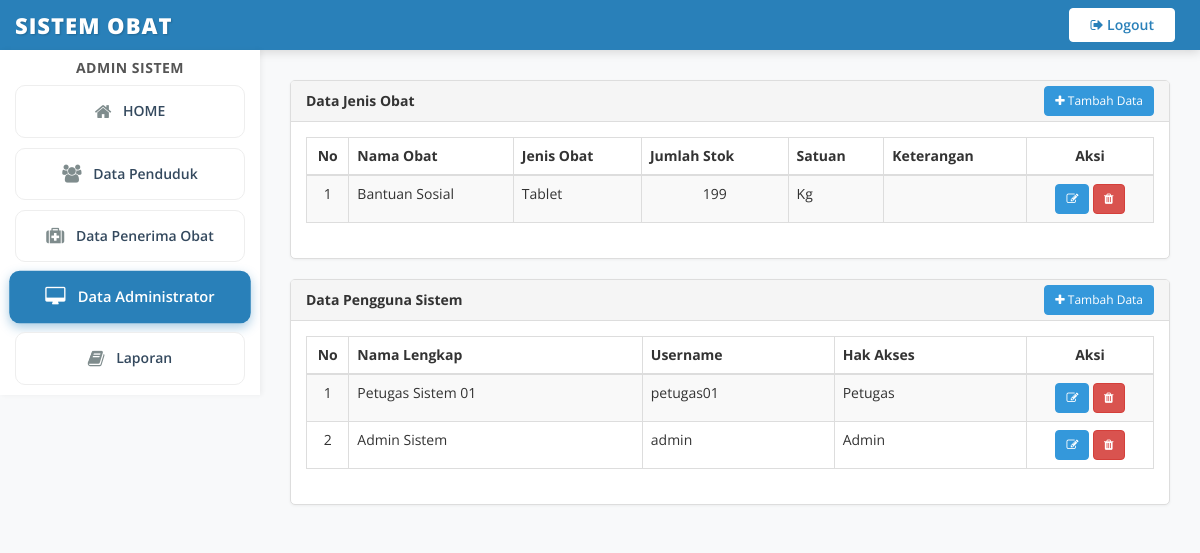
/?page=dataadmin (signed in), run on the app's committed database.
### tables this page shows
CREATE TABLE `tb_user` (
  `id_user` int(11) NOT NULL,
  `id_role` int(11) NOT NULL,
  `username` varchar(100) NOT NULL,
  `password` varchar(100) NOT NULL,
  `hak_akses` varchar(50) NOT NULL,
  `nama_user` varchar(100) NOT NULL,
  `lastupdated` datetime NOT NULL
);

CREATE TABLE `tb_jenisbantuan` (
  `id_jenisbantuan` int(11) NOT NULL,
  `nama_jenisbantuan` varchar(100) NOT NULL,
  `jenis` varchar(50) NOT NULL,
  `jumlah_bantuan` int(11) NOT NULL,
  `satuan` varchar(50) NOT NULL,
  `keterangan` varchar(100) NOT NULL,
  `lastupdated` datetime NOT NULL
);

CREATE TABLE `tb_role` (
  `id_role` int(11) NOT NULL,
  `nama_role` varchar(100) NOT NULL
);

### administrator.php (the view, shortened to what this page needs)
<div class="row">
    <div class="col-md-12">
        <div class="panel panel-default">
            <div class="panel-heading">
                Data Jenis Obat
                <button class="btn btn-primary btn-sm pull-right" data-toggle="modal" data-target="#modalTambahBantuan" style="margin-top: -5px;">
                    <i class="fa fa-plus"></i> Tambah Data
                </button>
            </div>
            <div class="panel-body">
                <div class="table-responsive">
                    <table class="table table-striped table-bordered table-hover dataTables_jenis" id="dataTables_jenis">
                        <thead>
                            <tr>
                                <th class="text-center" width="5%">No</th>
                                <th>Nama Obat</th>
                                <th>Jenis Obat</th>
                                <th>Jumlah Stok</th>
                                <th>Satuan</th>
                                <th>Keterangan</th>
                                <th class="text-center" width="15%">Aksi</th>
                            </tr>
                        </thead>
                        <tbody>
                            <?php
                                $nomor=1;
                                $ambil=$koneksi->query("SELECT * FROM tb_jenisbantuan ORDER BY lastupdated DESC");
                                while($pecah=$ambil->fetch_assoc()){
                            ?>
                            <tr>
                                <td class="text-center"><?php echo $nomor;?></td>
                                <td><?php echo $pecah['nama_jenisbantuan'];?></td>
                                <td><?php echo $pecah['jenis'];?></td>
                                <td class="text-center"><?php echo $pecah['jumlah_bantuan'];?></td>
                                <td><?php echo $pecah['satuan'];?></td>
                                <td><?php echo $pecah['keterangan'];?></td>
                                <td class="text-center">
                                    <button class="btn btn-info btn-sm edit_jenis" data-id="<?php echo $pecah['id_jenisbantuan'];?>" title="Edit"><i class="fa fa-edit"></i></button >
                                    <button class="btn btn-danger btn-sm hapus_jenis" data-id="<?php echo $pecah['id_jenisbantuan'];?>" title="Hapus"><i class="fa fa-trash"></i></button>
                                </td>
                            </tr>
                            <?php
                                $nomor++;}
                            ?>
                        </tbody>
                    </table>
                </div>
            </div>
        </div>
    </div>
</div>
<div class="row">
    <div class="col-md-12">
        <div class="panel panel-default">
            <div class="panel-heading">
                Data Pengguna Sistem
                <button class="btn btn-primary btn-sm pull-right" data-toggle="modal" data-target="#modalTambahuser" style="margin-top: -5px;">
                    <i class="fa fa-plus"></i> Tambah Data
                </button>
            </div>
            <div class="panel-body">
                <div class="table-responsive">
                    <table class="table table-striped table-bordered table-hover dataTables_user" id="dataTables_user">
                        <thead>
                            <tr>
                                <th class="text-center" width="5%">No</th>
                                <th>Nama Lengkap</th>
                                <th>Username</th>
                                <th>Hak Akses</th>
                                <th class="text-center" width="15%">Aksi</th>
                            </tr>
                        </thead>
                        <tbody>
                            <?php
                                $nomor=1;
                                $ambil=$koneksi->query("SELECT * FROM tb_user usr JOIN tb_role rl ON usr.id_role=rl.id_role ORDER BY usr.lastupdated DESC");
                                while($pecah=$ambil->fetch_assoc()){
                            ?>
                            <tr>
                                <td class="text-center"><?php echo $nomor;?></td>
                                <td><?php echo $pecah['nama_user'];?></td>
                                <td><?php echo $pecah['username'];?></td>
                                <td><?php echo ucwords($pecah['nama_role']);?></td>
                                <td class="text-center">
                                    <button class="btn btn-info btn-sm edit_user" data-id="<?php echo $pecah['id_user'];?>" title="Edit"><i class="fa fa-edit"></i></button >
                                    <button class="btn btn-danger btn-sm hapus_user" data-id="<?php echo $pecah['id_user'];?>" title="Hapus"><i class="fa fa-trash"></i></button>
                                </td>
                            </tr>
                            <?php
                                $nomor++;}
                            ?>
                        </tbody>
                    </table>
                </div>
            </div>
        </div>
    </div>
</div>

### index.php (shortened to what this page needs)
<?php
include "koneksi.php";
?>
<!DOCTYPE html>
<html xmlns="http://www.w3.org/1999/xhtml">
<head>
    <link href="assets/css/bootstrap.css" rel="stylesheet" />
    <link href="assets/css/font-awesome.css" rel="stylesheet" />
    <link href="assets/js/morris/morris-0.4.3.min.css" rel="stylesheet" />
    <link href="assets/css/custom.css" rel="stylesheet" />
    <link href="assets/js/dataTables/dataTables.bootstrap.css" rel="stylesheet" />
    <link rel="stylesheet" href="assets/css/datepicker.css">
</head>
<body>
	<div id="wrapper">
        <?php
            $id_user = $_SESSION['user']['id_user'];
            $akses=$koneksi->query("SELECT * FROM tb_user usr LEFT JOIN tb_role rol ON usr.id_role=rol.id_role where usr.id_user='$id_user'");
            $data=$akses->fetch_assoc();
        ?>
        <nav class="navbar navbar-default navbar-cls-top " role="navigation" style="margin-bottom: 0">
                <a class="navbar-brand" href="index.php" style="font-size: 22px;">
                    Sistem Obat
                </a>
                <div class="header-right">
                    <a href="logout.php" class="btn btn-logout-custom"><i class="fa fa-sign-out"></i> Logout</a>
                </div>
        </nav>
        <nav class="navbar-default navbar-side" role="navigation">
            <div class="sidebar-collapse">
                <ul class="nav" id="main-menu">
                    <li class="text-center">
                        <h5 class="user-profile-name"><?php echo $data['nama_user']; ?></h5>
                    </li>
                    <li>
                        <a href="index.php" id="btn_home"><i class="fa fa-home icon-home"></i>  HOME</a>
                    </li>
                    <?php
                        if ($data["nama_role"]=="admin") {
                            echo '
                            <li>
                                <a  href="?page=datapenduduk" id="btn_penduduk"><i class="fa fa-group icon-penduduk"></i> Data Penduduk</a>
                            </li>
                            <li>
                                <a  href="?page=datapenerimabantuan" id="btn_penerima"><i class="fa fa-medkit icon-penerima"></i>  Data Penerima Obat</a>
                            </li>
                            <li>
                                <a  href="?page=dataadmin" id="btn_admin"><i class="fa fa-desktop icon-admin"></i>  Data Administrator</a>
                            </li>';
                        }
                    ?>
                    <li>
                        <a href="?page=laporan" id="btn_laporan"><i class="fa fa-book icon-laporan"></i>  Laporan</a>
                    </li>
                </ul>
            </div>
        </nav>
        <div id="page-wrapper">
            <div class="row">
                <div class="col-md-12">
                    <?php
                        $page = $_GET['page'];
                        $aksi = $_GET['aksi'];
                        if ($page == ""){
                            include "home.php";
                        }elseif($page == "laporan") {
                            include "laporan.php";
                        }elseif($data['nama_role'] == 'admin'){
                            if ($page == "datapenduduk") {
                                if ($aksi == ""){
                                    include "penduduk.php";
                                }elseif ($aksi=="tambahdata") {
                                    include "tambahpenduduk.php";
                                }elseif ($aksi == "editdata") {
                                    include "editpenduduk.php";
                                }
                            }elseif($page == "datapenerimabantuan") {
                                include "penerimabantuan.php";
                            }elseif($page == "dataadmin") {
                                include "administrator.php";
                            }elseif($page == "admin/databantuan") {
                                include "jenisbantuan.php";
                            }elseif($page == "admin/datapengguna") {
                                include "pengguna.php";
                            } else {
                                include "home.php";
                            }
                        } else {
                            echo "<h3>Akses ditolak!</h3>";
                        }
                    ?>
                </div>
            </div>
        </div>
	</div>
</body>
</html>

### assets/css/custom.css (style rules this page uses)
body { font-family: 'Open Sans', sans-serif; background-color: #f8f9fa; color: #333; }
#wrapper { width: 100%; background: #f8f9fa; }
#page-wrapper { padding: 25px 30px; min-height: 100vh; background: #f8f9fa; }
.header-right { float: right; padding: 8px 25px; }
.btn-logout-custom { background-color: #fff; color: #2980b9; border: 1px solid #fff; border-radius: 25px; padding: 6px 20px; font-weight: 600; transition: all 0.3s ease; }
.active-menu { background: #2980b9 !important; color: #fff !important; box-shadow: 0 4px 10px rgba(41, 128, 185, 0.4); border: none !important; transform: scale(1.05) !important; }
.active-menu i { color: #fff !important; }
.sidebar-collapse , .sidebar-collapse .nav { background:none; }
.sidebar-collapse .nav { padding:0; }
.sidebar-collapse .nav > li > a { color: #34495e; background: #fff; text-shadow:none; transition: all 0.3s ease; margin: 10px 15px; border-radius: 10px; font-weight: 600; text-align: center; border: 1px solid #eee; }
.sidebar-collapse > .nav > li > a { padding:15px 10px; }
.sidebar-collapse > .nav > li { border-bottom: none; }
.navbar-side { border:none; background-color: #ffffff !important; box-shadow: 2px 0 5px rgba(0,0,0,0.05); }
.navbar-cls-top { background: #2980b9 !important; border-bottom: none; box-shadow: 0 2px 10px rgba(0,0,0,0.15); }
.navbar-brand { color: #fff; font-weight: 800; font-size: 24px; letter-spacing: 1px; text-transform: uppercase; text-shadow: 1px 1px 2px rgba(0,0,0,0.2); }
.navbar-default { border:0px solid black; }
.nav > li > a > i { margin-right: 8px; width: auto; font-size: 18px; vertical-align: middle; position: relative; top: -1px; }
.icon-home, .icon-penduduk, .icon-penerima, .icon-admin, .icon-laporan { color: #7f8c8d; }
.panel-default { border-color: #ddd; box-shadow: 0 1px 3px rgba(0,0,0,0.05); border-radius: 5px; }
.panel-heading { background-color: #f5f5f5; border-bottom: 1px solid #ddd; font-weight: bold; color: #555; }
.btn { border-radius: 4px; transition: all 0.3s ease; -webkit-transition: all 0.3s ease; }
.btn-info { background-color: #3498db; border-color: #3498db; }
.btn-primary { background-color: #3498db; border-color: #3498db; }
.table-striped>tbody>tr:nth-of-type(odd) { background-color: #f9f9f9; }
.table>thead>tr>th { border-bottom: 2px solid #ddd; font-weight: bold; }
.user-profile-name { color: #555; font-weight: 700; margin-top: 10px; text-transform: uppercase; letter-spacing: 0.5px; }
@media (min-width:768px) { #page-wrapper { margin: 0 0 0 260px; padding: 30px 30px; } }
@media (min-width:768px) { .navbar-side { z-index: 1; position: absolute; width: 260px; } }
@media (min-width:768px) { .navbar { border-radius: 0px; } }
@media (min-width:768px) { #page-wrapper { min-height: 100vh; } }

### data on the page
tb_user: nama_user "ADMIN SISTEM", nama_user "Admin Sistem", username "admin", id_role.nama_role "Admin"
tb_jenisbantuan: nama_jenisbantuan "Bantuan Sosial", jenis "Tablet", jumlah_bantuan "199", satuan "Kg"
tb_user: nama_user "Petugas Sistem 01", username "petugas01", id_role.nama_role "Petugas"
